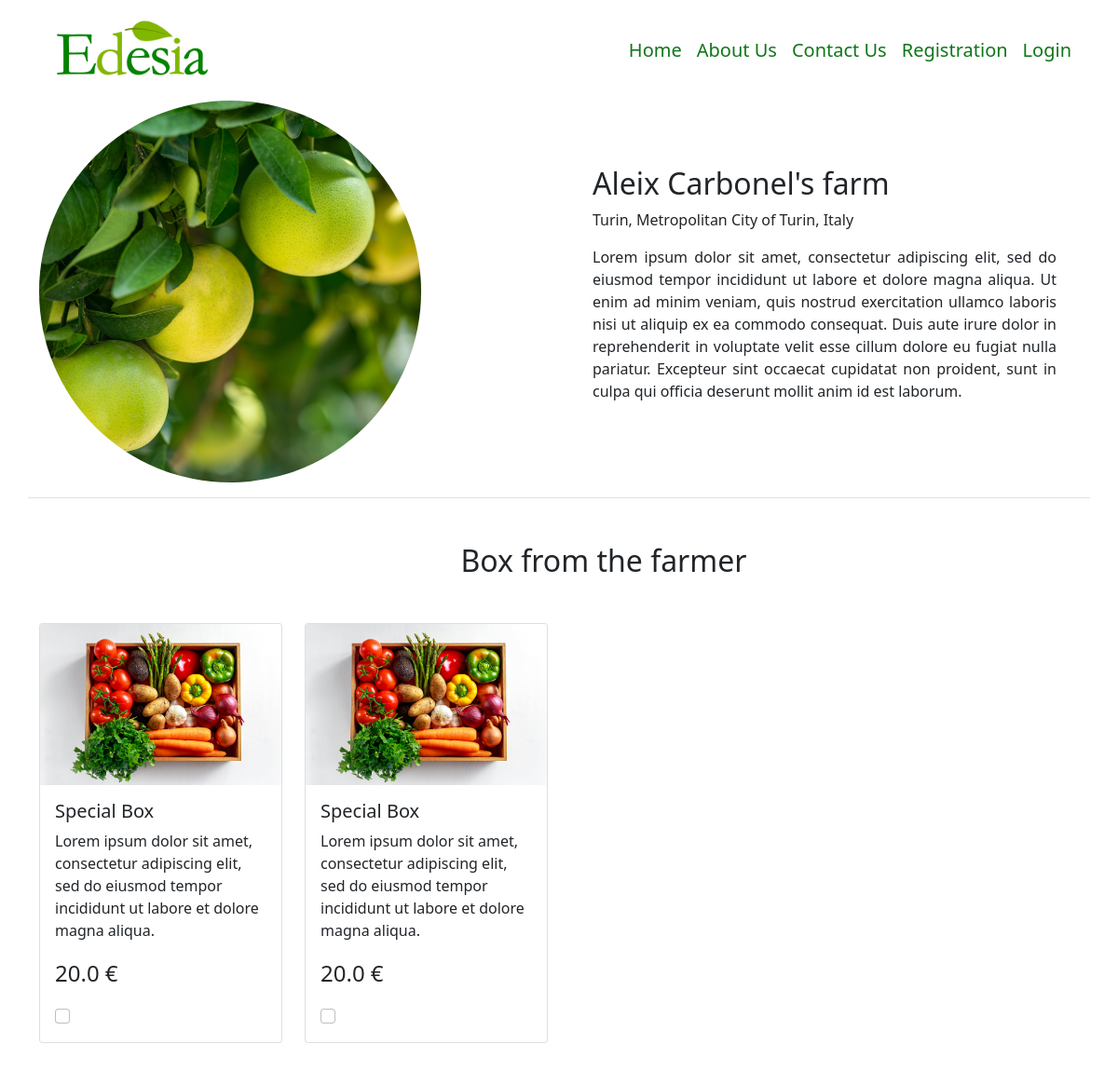
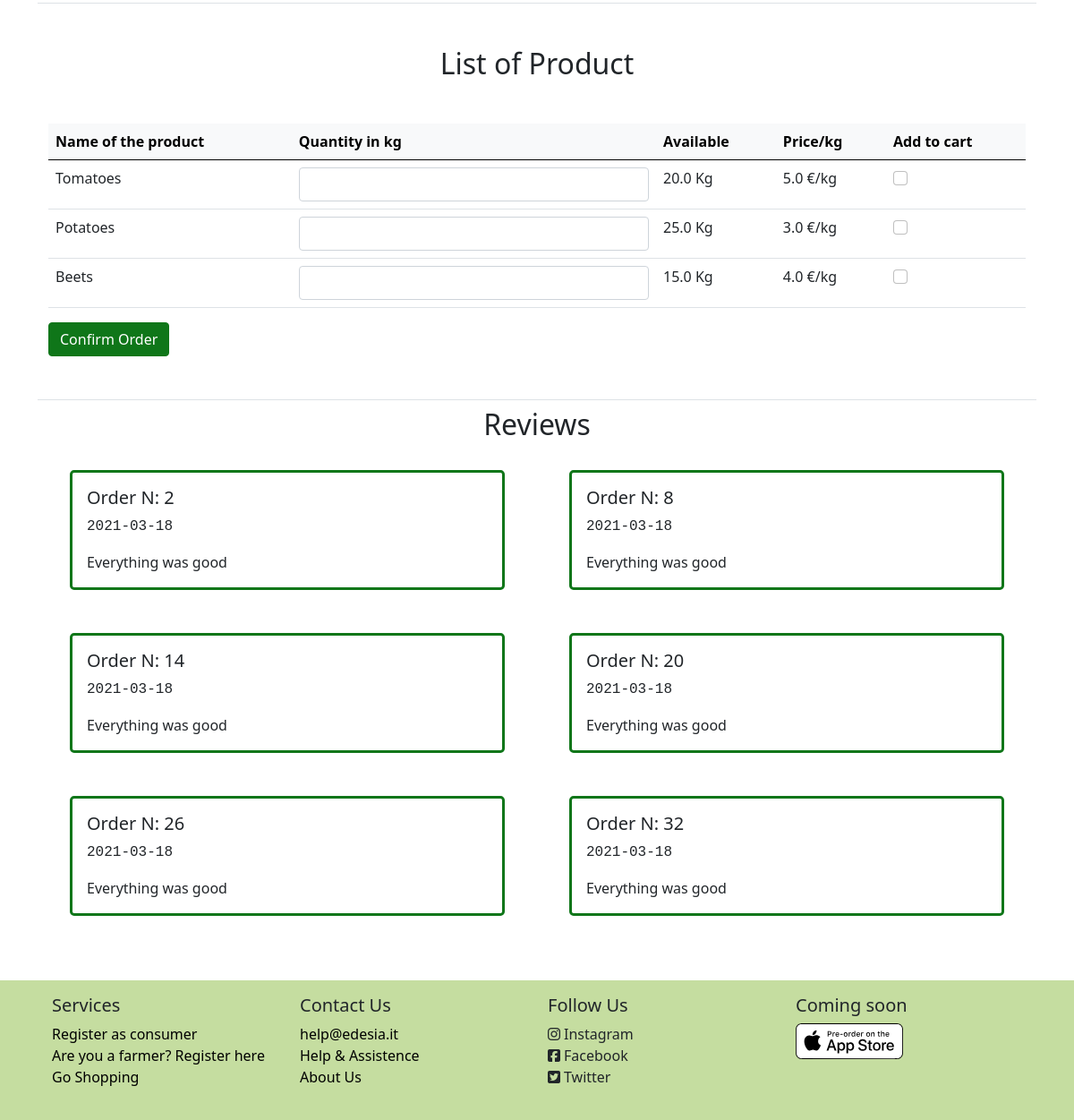
The app's page /farmer_store/8 with its own data (2 pictures, top to bottom).
### model.py (models this page shows, shortened)
class Supplier (db.Model):
    id = db.Column(db.Integer, db.ForeignKey('user.id'), primary_key=True)
    supplier_name = db.Column(db.String(50), nullable=False)
    supplier_address = db.Column(db.String(100), nullable=False)
    supplier_city = db.Column(db.String(50))
    supplier_phone = db.Column(db.String(12), nullable=False)
    piva = db.Column(db.String(25), nullable=False)
    description = db.Column(db.String(500), nullable=True)
    __mapper_args__ = {
        'polymorphic_identity': 'supplier',
    }

class Product (db.Model):
    id = db.Column(db.Integer, primary_key=True)
    box = db.Column(db.Boolean)
    supplier_id = db.Column(db.Integer, db.ForeignKey('supplier.id'))
    name = db.Column(db.String, nullable=False)
    price = db.Column(db.Float, nullable=False)
    quantity = db.Column(db.Float, nullable=False)
    description = db.Column(db.Text)

class Review (db.Model):
    id = db.Column(db.Integer, primary_key=True)
    order_id = db.Column(db.Integer, db.ForeignKey('order.id'))
    consumer_id = db.Column(db.Integer, db.ForeignKey('consumer.id'))
    supplier_id = db.Column(db.Integer, db.ForeignKey('supplier.id'))
    text = db.Column(db.Text, nullable=False)
    timestamp = db.Column(db.Date, default=datetime.utcnow)

### app.py (the view)
@app.route('/farmer_store/<int:id>', methods=['GET', 'POST'])
def farmer_store(id):
    supplier = Supplier.query.filter_by(id=id).first()
    products = Product.query.filter(Product.supplier_id==id, Product.box==False, Product.quantity>0.0).all()
    boxes = Product.query.filter(Product.supplier_id==id, Product.box==True, Product.quantity>0.0).all()
    min_entries = len(products)+len(boxes)
    class LocalForm(OrderForm):pass
    LocalForm.order = FieldList(FormField(OrderEntryForm), min_entries=min_entries) # min_entries represent the minimum istances of the FormField that will be shown
    form=LocalForm()
    reviews = Review.query.filter_by(supplier_id=id).all() # query the reviews to be shown in the page
    return render_template("Pages/farmer_store.html", supplier=supplier, products=products, boxes=boxes, form=form, reviews=reviews, title="Supplier-Store")

### app.py
    class LocalForm(OrderForm):pass

### form.py
class OrderEntryForm(FlaskForm):
    name = StringField()
    quantity = FloatField('Quantity')
    price = FloatField()
    to_order = BooleanField('Add Product')
    box = BooleanField()

### templates/Pages/farmer_store.html (shortened to what this page needs)
{% extends 'Components/base.html' %}
{% block body %}
    <div class="container-lg mb-3">
        <div class="row row-cols-lg-2">
            <div class="col-lg">
                <img src="/static/images/fahd-khan-mrFdBdTlElk-unsplash.jpg" class="img-fluid rounded-circle w-75">
            </div>
            <div class="col-lg m-auto">
                <div class="container-fluid">
                    <h2>{{ supplier.supplier_name }}</h2>
                    <p>{{ supplier.supplier_address }}</p>
                    <p style="text-align: justify">{{ supplier.description }}</p>
                </div>
            </div>
        </div>
    </div>
    <div class="container-lg mt-3 border-top">
        <div class="container-fluid m-5">
            <h2 class="text-center">Box from the farmer</h2>
        </div>
        <form action="{{ url_for('order_func', id = supplier.id) }}" method="post">
            <div class="row row-cols-md-4">
                {% for i in range(boxes|length) %}
                    <div class="col-md">
                        <div class="card mb-5">
                            <img src="/static/images/box.png" class="card-img-top">
                            <div class="card-body">
                                <h5 class="card-title">{{ boxes[i].name }}</h5>
                                <p class="card-text">{{ boxes[i].description }}</p>
                                <p class="card-text fs-4">{{ boxes[i].price }} €</p>
                                {{ form.order[i].box(class="form-check-input") }}
                            </div>
                        </div>
                    </div>
                {% endfor %}
            </div>
            <div class="container-fluid m-auto border-top">
                <h2 class="text-center m-5">List of Product</h2>
            <div class="table-responsive-lg">
                <table class="table table-hover">
                    <thead class="table-light">
                    <tr>
                        <th scope="col">Name of the product</th>
                        <th scope="col">Quantity in kg</th>
                        <th scope="col">Available</th>
                        <th scope="col">Price/kg</th>
                        <th scope="col">Add to cart</th>
                    </tr>
                    </thead>
                    <tbody>
                    {% for i in range(products|length) %}
                        <tr>
                            <td scope="row">{{ products[i].name }}</td>
                            <td>{{ form.order[i].quantity(class="form-control") }}</td>
                            <td>{{ products[i].quantity }} Kg</td>
                            <td>{{ products[i].price }} €/kg</td>
                            <td class="m-auto">{{ form.order[i].to_order(class="form-check-input") }}</td>
                        </tr>
                    {% endfor %}
                    </tbody>
                </table>
            </div>
            {{ form.submit(class="btn btn-primary", style="background-color: #0F7619; border-color: #0F7619") }}
            </div>
        </form>
        {% if reviews %}
            <div class="container-fluid mt-5 border-top">
                    <h2 class="text-center mt-2">Reviews</h2>
            <div class="row row-cols-lg-2">
                {% for review in reviews %}
                    <div class="col-lg m-auto">
                             <div class="card m-4 rounded-3 border-3" id="cardResult">
                                        <div class="card-body">
                                            <h5 class="card-title">
                                                Order N: {{ review.order_id }}
                                            </h5>
                                            <p class="font-monospace">{{ review.timestamp }}</p>
                                            <p class="card-text">{{ review.text}}</p>
                                        </div>
                            </div>
                    </div>
                {% endfor %}
            </div>
                </div>
        {% endif %}
    </div>
{% endblock %}

### static/personal.css (style rules this page uses)
#searchBar input, #cardResult, #cardProfileConsumer { border-color: #0F7619;; }

### records on screen
Supplier: supplier_name "Aleix Carbonel's farm", supplier_address "Turin, Metropolitan City of Turin, Italy", description "Lorem ipsum dolor sit amet, consectetur adipiscing elit, sed do eiusmod tempor incididunt ut labore et dolore magna aliqua. Ut enim ad minim veniam, quis nostrud exercitation ullamco laboris nisi ut aliquip ex ea commodo consequat. Duis aute irure dolor in reprehenderit in voluptate velit esse cillum dolore eu fugiat nulla pariatur. Excepteur sint occaecat cupidatat non proident, sunt in culpa qui officia deserunt mollit anim id est laborum."
Product: name "Special Box", description "Lorem ipsum dolor sit amet, consectetur adipiscing elit, sed do eiusmod tempor incididunt ut labore et dolore magna aliqua.", price "20.0"
Product: name "Special Box", description "Lorem ipsum dolor sit amet, consectetur adipiscing elit, sed do eiusmod tempor incididunt ut labore et dolore magna aliqua.", price "20.0"
Product: name "Tomatoes", quantity "20.0", price "5.0"
Product: name "Potatoes", quantity "25.0", price "3.0"
Product: name "Beets", quantity "15.0", price "4.0"
Review: order_id "2", timestamp "2021-03-18", text "Everything was good"
Review: order_id "8", timestamp "2021-03-18", text "Everything was good"
Review: order_id "14", timestamp "2021-03-18", text "Everything was good"
Review: order_id "20", timestamp "2021-03-18", text "Everything was good"
Review: order_id "26", timestamp "2021-03-18", text "Everything was good"
Review: order_id "32", timestamp "2021-03-18", text "Everything was good"
